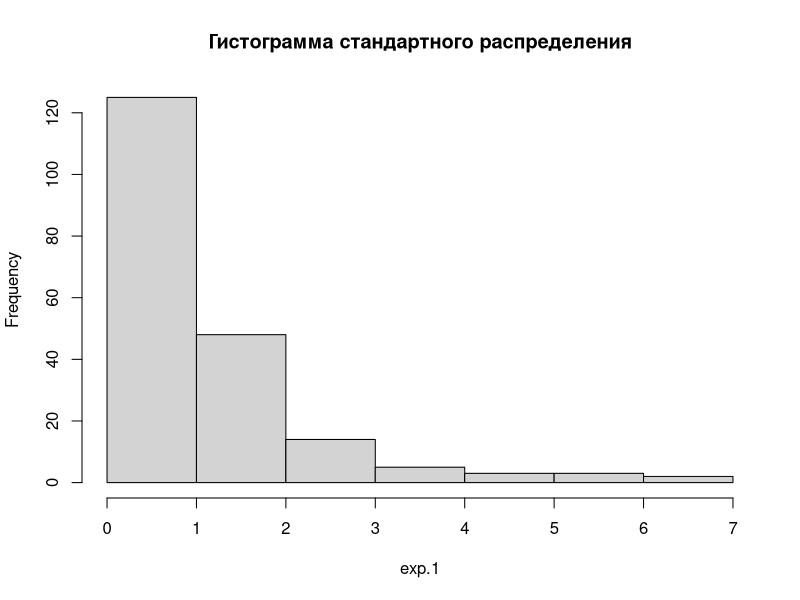
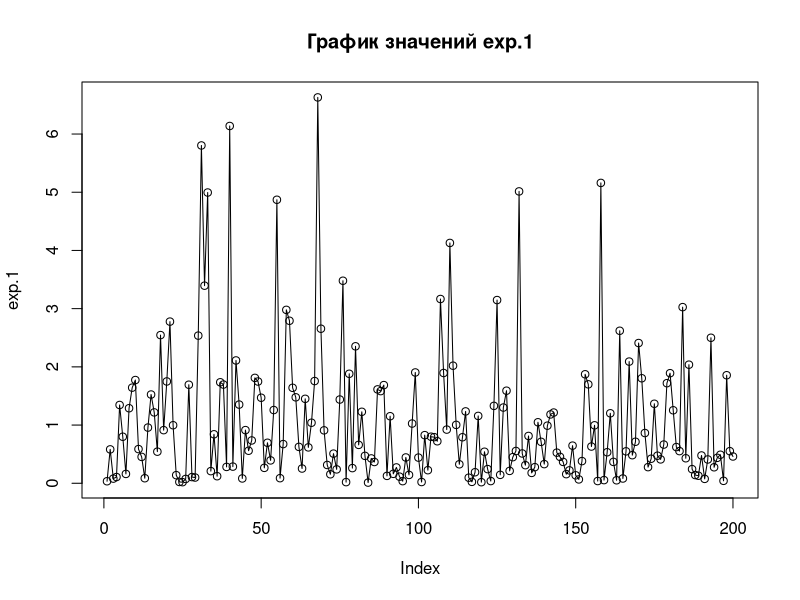
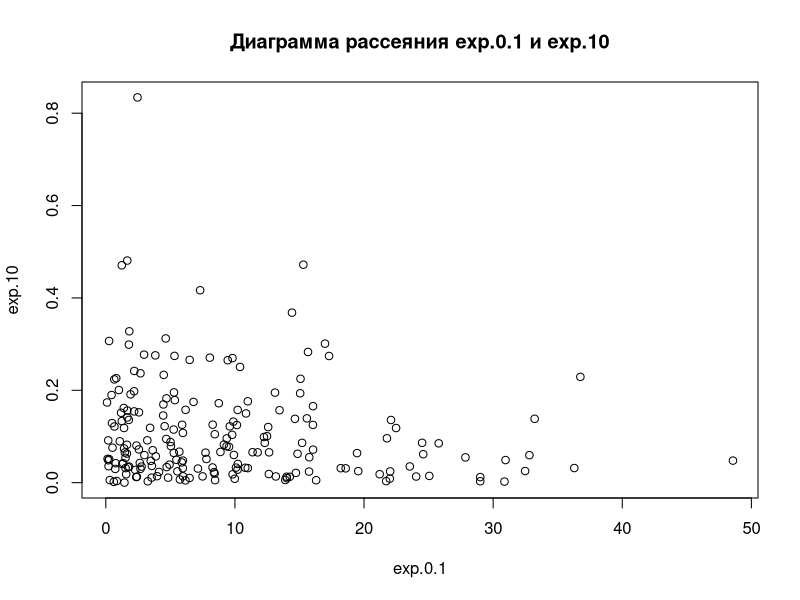
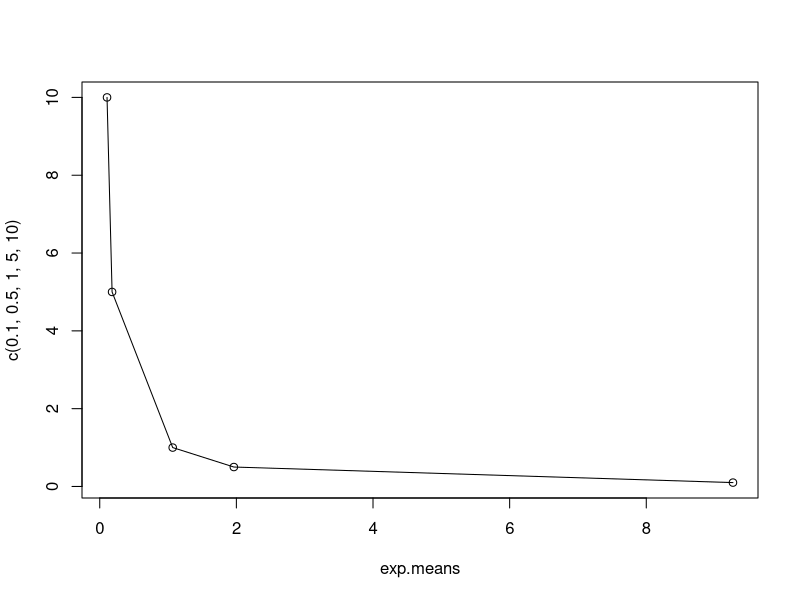
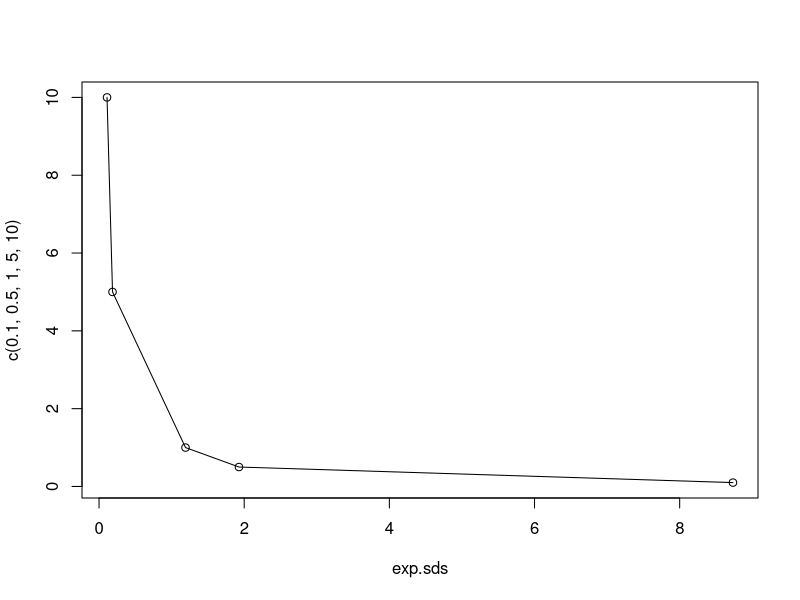
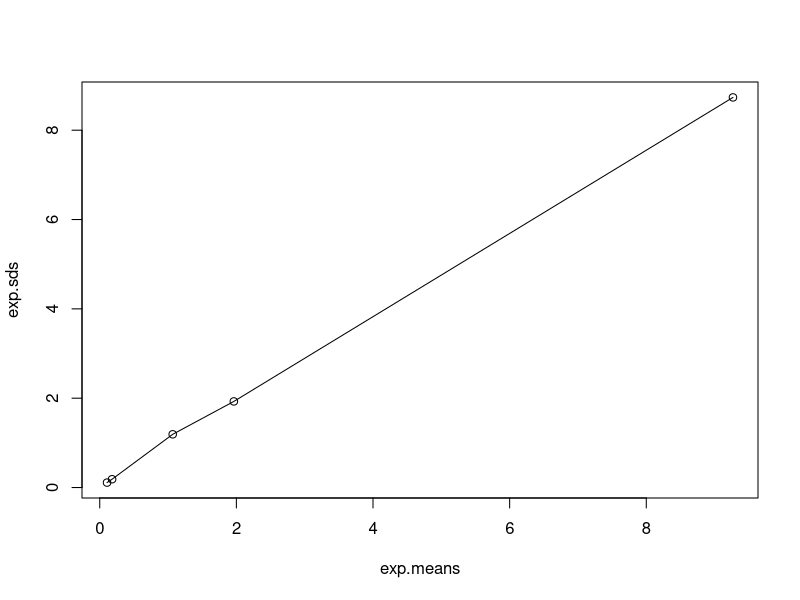
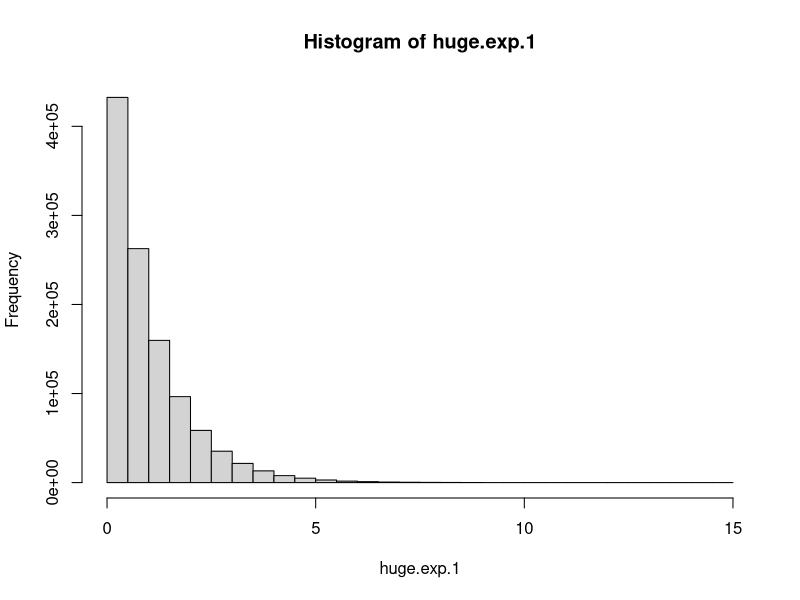
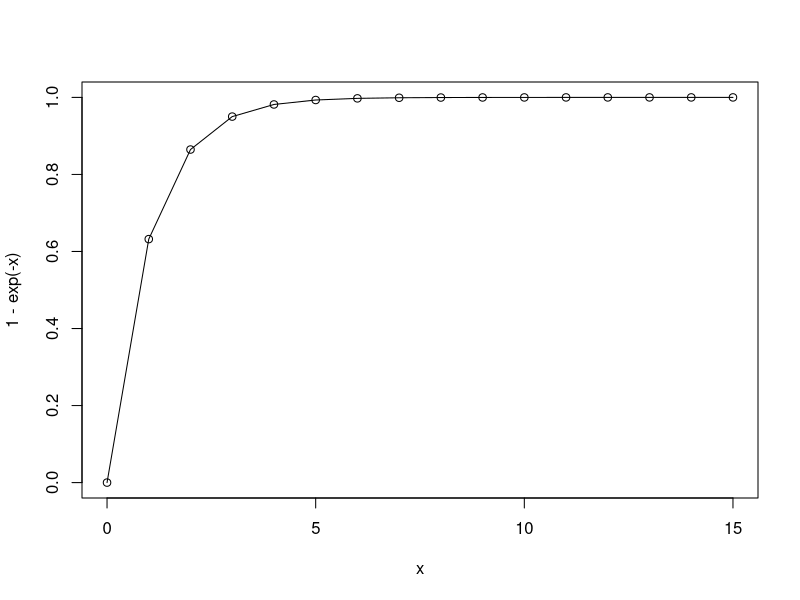

These charts were generated, in order, by the following R code:
## ---- chunk 1
exp.1 <- rexp(200)
exp.1.mean <- mean(exp.1)
exp.1.sd <- sd(exp.1)
## ---- chunk 2
exp.0.1 <- rexp(200,0.1)
exp.0.1.mean <- mean(exp.0.1)
exp.0.1.sd <- sd(exp.0.1)

exp.0.5 <- rexp(200,0.5)
exp.0.5.mean <- mean(exp.0.5)
exp.0.5.sd <- sd(exp.0.5)

exp.5 <- rexp(200,5)
exp.5.mean <- mean(exp.5)
exp.5.sd <- sd(exp.5)

exp.10 <- rexp(200,10)
exp.10.mean <- mean(exp.10)
exp.10.sd <- sd(exp.10)
## ---- chunk 3
hist(exp.1, main = "Гистограмма стандартного распределения")
## ---- chunk 4
plot(exp.1, main="График значений exp.1")
lines(exp.1)
## ---- chunk 5
plot(exp.0.1,exp.10,main="Диаграмма рассеяния exp.0.1 и exp.10")
## ---- chunk 6
exp.means <- c(exp.0.1.mean,exp.0.5.mean,exp.1.mean,exp.5.mean,exp.10.mean)
## ---- chunk 7
plot(exp.means, c(0.1, 0.5, 1, 5, 10))
lines(exp.means, c(0.1, 0.5, 1, 5, 10))
## ---- chunk 8
exp.sds <- c(exp.0.1.sd,exp.0.5.sd,exp.1.sd,exp.5.sd,exp.10.sd)
plot(exp.sds, c(0.1, 0.5, 1, 5, 10))
lines(exp.sds, c(0.1, 0.5, 1, 5, 10))
## ---- chunk 9
plot(exp.means, exp.sds)
lines(exp.means, exp.sds)
## ---- chunk 10
huge.exp.1 <- rexp(1100000)
huge.exp.1.mean <- mean(huge.exp.1)
huge.exp.1.sd <- sd(huge.exp.1)
## ---- chunk 11
hist(huge.exp.1)
x=0:15
plot(x, 1 - exp(-x))
lines(x, 1 - exp(-x))
## ---- chunk 12
huge.exp.1.greatmean<- mean(huge.exp.1>1)

#Проверка
t <- huge.exp.1>1
tm <- mean(t)
huge.exp.1.greatmean==tm
## ---- chunk 13
huge.exp.1.mat<-matrix(huge.exp.1,1100,1000)
hist(huge.exp.1.mat)
## ---- chunk 14
huge.exp.1.mean.mat.1.137 <- colMeans(huge.exp.1.mat)[137]
## ---- chunk 15
huge.exp.1.mat.colMeans <- colMeans(huge.exp.1.mat)
hist(huge.exp.1.mat.colMeans)
## ---- chunk 16
huge.exp.1.sqr <- huge.exp.1^2
huge.exp.1.sqr.mean <- mean(huge.exp.1.sqr)
huge.exp.1.sqr.sd <- sd(huge.exp.1.sqr)

huge.exp.1.sqr.mean/huge.exp.1.mean
huge.exp.1.sqr.sd/huge.exp.1.sd
